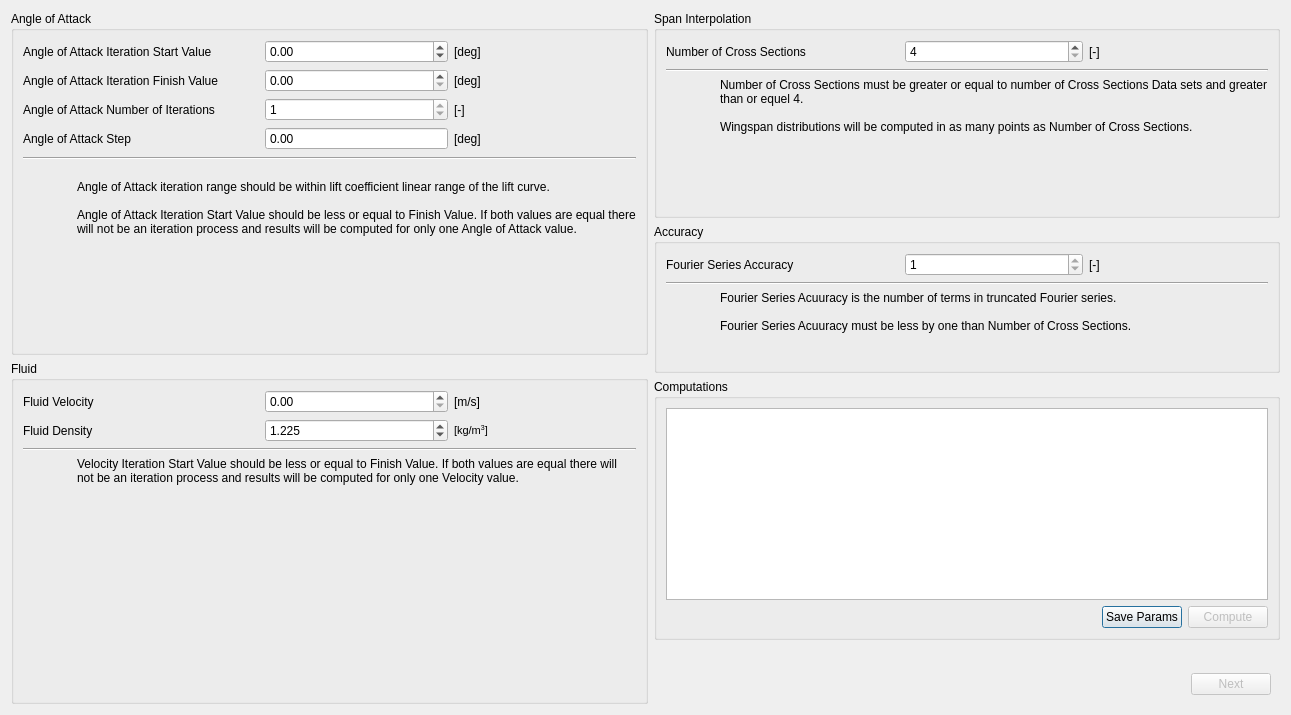
      <widget class="QWidget" name="tabParameters">
       <attribute name="title">
        <string>Parameters</string>
       </attribute>
       <layout class="QGridLayout" name="gridLayout_21">
        <item row="0" column="0">
         <layout class="QVBoxLayout" name="verticalLayout_2">
          <item>
           <widget class="QGroupBox" name="groupAngleOfAttack">
            <property name="title">
             <string>Angle of Attack</string>
            </property>
            <layout class="QGridLayout" name="gridLayout_11">
             <item row="0" column="0" rowspan="2" colspan="2">
              <layout class="QGridLayout" name="gridLayout_10">
               <item row="0" column="0" colspan="2">
                <widget class="QLabel" name="label_19">
                 <property name="text">
                  <string>Angle of Attack Iteration Start Value</string>
                 </property>
                 <property name="buddy">
                  <cstring>spinAngleStart</cstring>
                 </property>
                </widget>
               </item>
               <item row="0" column="2">
                <widget class="QDoubleSpinBox" name="spinAngleStart">
                 <property name="minimum">
                  <double>-30.000000000000000</double>
                 </property>
                 <property name="maximum">
                  <double>30.000000000000000</double>
                 </property>
                </widget>
               </item>
               <item row="0" column="3">
                <widget class="QLabel" name="label_20">
                 <property name="text">
                  <string>[deg]</string>
                 </property>
                </widget>
               </item>
               <item row="1" column="0" colspan="2">
                <widget class="QLabel" name="label_21">
                 <property name="text">
                  <string>Angle of Attack Iteration Finish Value</string>
                 </property>
                 <property name="buddy">
                  <cstring>spinAngleFinish</cstring>
                 </property>
                </widget>
               </item>
               <item row="1" column="2">
                <widget class="QDoubleSpinBox" name="spinAngleFinish">
                 <property name="minimum">
                  <double>0.000000000000000</double>
                 </property>
                 <property name="maximum">
                  <double>30.000000000000000</double>
                 </property>
                </widget>
               </item>
               <item row="1" column="3">
                <widget class="QLabel" name="label_22">
                 <property name="text">
                  <string>[deg]</string>
                 </property>
                </widget>
               </item>
               <item row="2" column="0" colspan="2">
                <widget class="QLabel" name="label_23">
                 <property name="text">
                  <string>Angle of Attack Number of Iterations</string>
                 </property>
                 <property name="buddy">
                  <cstring>spinAngleIter</cstring>
                 </property>
                </widget>
               </item>
               <item row="2" column="2">
                <widget class="QSpinBox" name="spinAngleIter">
                 <property name="minimum">
                  <number>1</number>
                 </property>
                 <property name="maximum">
                  <number>1</number>
                 </property>
                </widget>
               </item>
               <item row="2" column="3">
                <widget class="QLabel" name="label_24">
                 <property name="text">
                  <string>[-]</string>
                 </property>
                </widget>
               </item>
               <item row="3" column="0" colspan="2">
                <widget class="QLabel" name="label_25">
                 <property name="text">
                  <string>Angle of Attack Step</string>
                 </property>
                 <property name="buddy">
                  <cstring>spinAngleStep</cstring>
                 </property>
                </widget>
               </item>
               <item row="3" column="2">
                <widget class="QDoubleSpinBox" name="spinAngleStep">
                 <property name="readOnly">
                  <bool>true</bool>
                 </property>
                 <property name="buttonSymbols">
                  <enum>QAbstractSpinBox::NoButtons</enum>
                 </property>
                </widget>
               </item>
               <item row="3" column="3">
                <widget class="QLabel" name="label_26">
                 <property name="text">
                  <string>[deg]</string>
                 </property>
                </widget>
               </item>
               <item row="4" column="0" rowspan="2" colspan="4">
                <widget class="Line" name="line_3">
                 <property name="orientation">
                  <enum>Qt::Horizontal</enum>
                 </property>
                </widget>
               </item>
               <item row="5" column="1" rowspan="3" colspan="3">
                <widget class="QLabel" name="label_28">
                 <property name="text">
                  <string>Angle of Attack iteration range should be within lift coefficient linear range of the lift curve.

Angle of Attack Iteration Start Value should be less or equal to Finish Value. If both values are equal there will not be an iteration process and results will be computed for only one Angle of Attack value.</string>
                 </property>
                 <property name="wordWrap">
                  <bool>true</bool>
                 </property>
                </widget>
               </item>
               <item row="6" column="0">
                <widget class="QLabel" name="label_27">
                 <property name="minimumSize">
                  <size>
                   <width>48</width>
                   <height>48</height>
                  </size>
                 </property>
                 <property name="maximumSize">
                  <size>
                   <width>48</width>
                   <height>48</height>
                  </size>
                 </property>
                 <property name="text">
                  <string/>
                 </property>
                 <property name="pixmap">
                  <pixmap resource="../res/bsc.qrc">:/png/dialog-info.png</pixmap>
                 </property>
                </widget>
               </item>
               <item row="7" column="0">
                <spacer name="verticalSpacer_5">
                 <property name="orientation">
                  <enum>Qt::Vertical</enum>
                 </property>
                 <property name="sizeHint" stdset="0">
                  <size>
                   <width>20</width>
                   <height>38</height>
                  </size>
                 </property>
                </spacer>
               </item>
              </layout>
             </item>
             <item row="2" column="0" colspan="2">
              <spacer name="verticalSpacer_4">
               <property name="orientation">
                <enum>Qt::Vertical</enum>
               </property>
               <property name="sizeHint" stdset="0">
                <size>
                 <width>20</width>
                 <height>40</height>
                </size>
               </property>
              </spacer>
             </item>
            </layout>
           </widget>
          </item>
          <item>
           <widget class="QGroupBox" name="groupFluid">
            <property name="title">
             <string>Fluid</string>
            </property>
            <layout class="QGridLayout" name="gridLayout_13">
             <item row="0" column="0">
              <layout class="QGridLayout" name="gridLayout_12">
               <item row="0" column="0" colspan="2">
                <widget class="QLabel" name="label_29">
                 <property name="text">
                  <string>Fluid Velocity</string>
                 </property>
                 <property name="buddy">
                  <cstring>spinFluidVelocity</cstring>
                 </property>
                </widget>
               </item>
               <item row="0" column="2">
                <widget class="QDoubleSpinBox" name="spinFluidVelocity">
                 <property name="maximum">
                  <double>300.000000000000000</double>
                 </property>
                </widget>
               </item>
               <item row="0" column="3">
                <widget class="QLabel" name="label_30">
                 <property name="text">
                  <string>[m/s]</string>
                 </property>
                </widget>
               </item>
               <item row="1" column="0" colspan="2">
                <widget class="QLabel" name="label_31">
                 <property name="text">
                  <string>Fluid Density</string>
                 </property>
                 <property name="buddy">
                  <cstring>spinFluidDensity</cstring>
                 </property>
                </widget>
               </item>
               <item row="1" column="2">
                <widget class="QDoubleSpinBox" name="spinFluidDensity">
                 <property name="decimals">
                  <number>3</number>
                 </property>
                 <property name="maximum">
                  <double>20.000000000000000</double>
                 </property>
                 <property name="value">
                  <double>1.225000000000000</double>
                 </property>
                </widget>
               </item>
               <item row="1" column="3">
                <widget class="QLabel" name="label_32">
                 <property name="text">
                  <string>&lt;!DOCTYPE HTML PUBLIC &quot;-//W3C//DTD HTML 4.0//EN&quot; &quot;http://www.w3.org/TR/REC-html40/strict.dtd&quot;&gt;
&lt;html&gt;&lt;head&gt;&lt;meta name=&quot;qrichtext&quot; content=&quot;1&quot; /&gt;&lt;style type=&quot;text/css&quot;&gt;
p, li { white-space: pre-wrap; }
&lt;/style&gt;&lt;/head&gt;&lt;body style=&quot; font-family:'MS Shell Dlg 2'; font-size:8.25pt; font-weight:400; font-style:normal;&quot;&gt;
&lt;p style=&quot; margin-top:0px; margin-bottom:0px; margin-left:0px; margin-right:0px; -qt-block-indent:0; text-indent:0px;&quot;&gt;&lt;span style=&quot; font-size:8pt;&quot;&gt;[kg/m&lt;/span&gt;&lt;span style=&quot; font-size:8pt; vertical-align:super;&quot;&gt;3&lt;/span&gt;&lt;span style=&quot; font-size:8pt;&quot;&gt;]&lt;/span&gt;&lt;/p&gt;&lt;/body&gt;&lt;/html&gt;</string>
                 </property>
                </widget>
               </item>
               <item row="2" column="0" colspan="4">
                <widget class="Line" name="line_4">
                 <property name="orientation">
                  <enum>Qt::Horizontal</enum>
                 </property>
                </widget>
               </item>
               <item row="3" column="0">
                <widget class="QLabel" name="label_33">
                 <property name="minimumSize">
                  <size>
                   <width>48</width>
                   <height>48</height>
                  </size>
                 </property>
                 <property name="maximumSize">
                  <size>
                   <width>48</width>
                   <height>48</height>
                  </size>
                 </property>
                 <property name="text">
                  <string/>
                 </property>
                 <property name="pixmap">
                  <pixmap resource="../res/bsc.qrc">:/png/dialog-info.png</pixmap>
                 </property>
                </widget>
               </item>
               <item row="3" column="1" rowspan="2" colspan="3">
                <widget class="QLabel" name="label_34">
                 <property name="text">
                  <string>Velocity Iteration Start Value should be less or equal to Finish Value. If both values are equal there will not be an iteration process and results will be computed for only one Velocity value.</string>
                 </property>
                 <property name="alignment">
                  <set>Qt::AlignLeading|Qt::AlignLeft|Qt::AlignTop</set>
                 </property>
                 <property name="wordWrap">
                  <bool>true</bool>
                 </property>
                </widget>
               </item>
               <item row="4" column="0">
                <spacer name="verticalSpacer_6">
                 <property name="orientation">
                  <enum>Qt::Vertical</enum>
                 </property>
                 <property name="sizeHint" stdset="0">
                  <size>
                   <width>20</width>
                   <height>13</height>
                  </size>
                 </property>
                </spacer>
               </item>
              </layout>
             </item>
             <item row="1" column="0">
              <spacer name="verticalSpacer_8">
               <property name="orientation">
                <enum>Qt::Vertical</enum>
               </property>
               <property name="sizeHint" stdset="0">
                <size>
                 <width>20</width>
                 <height>40</height>
                </size>
               </property>
              </spacer>
             </item>
            </layout>
           </widget>
          </item>
         </layout>
        </item>
        <item row="0" column="1">
         <layout class="QVBoxLayout" name="verticalLayout_3">
          <item>
           <widget class="QGroupBox" name="groupSpanInterpolation">
            <property name="title">
             <string>Span Interpolation</string>
            </property>
            <layout class="QGridLayout" name="gridLayout_15">
             <item row="0" column="0">
              <layout class="QGridLayout" name="gridLayout_14">
               <item row="0" column="0" colspan="2">
                <widget class="QLabel" name="label_35">
                 <property name="text">
                  <string>Number of Cross Sections</string>
                 </property>
                 <property name="buddy">
                  <cstring>spinInterSections</cstring>
                 </property>
                </widget>
               </item>
               <item row="0" column="2">
                <widget class="QSpinBox" name="spinInterSections">
                 <property name="minimum">
                  <number>4</number>
                 </property>
                 <property name="maximum">
                  <number>99</number>
                 </property>
                </widget>
               </item>
               <item row="0" column="3">
                <widget class="QLabel" name="label_36">
                 <property name="text">
                  <string>[-]</string>
                 </property>
                </widget>
               </item>
               <item row="1" column="0" colspan="4">
                <widget class="Line" name="line_5">
                 <property name="orientation">
                  <enum>Qt::Horizontal</enum>
                 </property>
                </widget>
               </item>
               <item row="2" column="0">
                <widget class="QLabel" name="label_37">
                 <property name="minimumSize">
                  <size>
                   <width>48</width>
                   <height>48</height>
                  </size>
                 </property>
                 <property name="maximumSize">
                  <size>
                   <width>48</width>
                   <height>48</height>
                  </size>
                 </property>
                 <property name="text">
                  <string/>
                 </property>
                 <property name="pixmap">
                  <pixmap resource="../res/bsc.qrc">:/png/dialog-info.png</pixmap>
                 </property>
                </widget>
               </item>
               <item row="2" column="1" rowspan="2" colspan="3">
                <widget class="QLabel" name="label_38">
                 <property name="text">
                  <string>Number of Cross Sections must be greater or equal to number of Cross Sections Data sets and greater than or equel 4.

Wingspan distributions will be computed in as many points as Number of Cross Sections.</string>
                 </property>
                 <property name="alignment">
                  <set>Qt::AlignLeading|Qt::AlignLeft|Qt::AlignTop</set>
                 </property>
                 <property name="wordWrap">
                  <bool>true</bool>
                 </property>
                </widget>
               </item>
               <item row="3" column="0">
                <spacer name="verticalSpacer_7">
                 <property name="orientation">
                  <enum>Qt::Vertical</enum>
                 </property>
                 <property name="sizeHint" stdset="0">
                  <size>
                   <width>20</width>
                   <height>40</height>
                  </size>
                 </property>
                </spacer>
               </item>
              </layout>
             </item>
             <item row="1" column="0">
              <spacer name="verticalSpacer_9">
               <property name="orientation">
                <enum>Qt::Vertical</enum>
               </property>
               <property name="sizeHint" stdset="0">
                <size>
                 <width>20</width>
                 <height>40</height>
                </size>
               </property>
              </spacer>
             </item>
            </layout>
           </widget>
          </item>
          <item>
           <widget class="QGroupBox" name="groupComputations">
            <property name="title">
             <string>Accuracy</string>
            </property>
            <layout class="QGridLayout" name="gridLayout_17">
             <item row="0" column="0">
              <layout class="QGridLayout" name="gridLayout_16">
               <item row="0" column="0" colspan="2">
                <widget class="QLabel" name="label_39">
                 <property name="text">
                  <string>Fourier Series Accuracy</string>
                 </property>
                 <property name="buddy">
                  <cstring>spinFourierAccuracy</cstring>
                 </property>
                </widget>
               </item>
               <item row="0" column="2">
                <widget class="QSpinBox" name="spinFourierAccuracy">
                 <property name="minimum">
                  <number>1</number>
                 </property>
                 <property name="maximum">
                  <number>1</number>
                 </property>
                </widget>
               </item>
               <item row="0" column="3">
                <widget class="QLabel" name="label_40">
                 <property name="text">
                  <string>[-]</string>
                 </property>
                </widget>
               </item>
               <item row="1" column="0" colspan="4">
                <widget class="Line" name="line_6">
                 <property name="orientation">
                  <enum>Qt::Horizontal</enum>
                 </property>
                </widget>
               </item>
               <item row="2" column="0">
                <widget class="QLabel" name="label_41">
                 <property name="minimumSize">
                  <size>
                   <width>48</width>
                   <height>48</height>
                  </size>
                 </property>
                 <property name="maximumSize">
                  <size>
                   <width>48</width>
                   <height>48</height>
                  </size>
                 </property>
                 <property name="text">
                  <string/>
                 </property>
                 <property name="pixmap">
                  <pixmap resource="../res/bsc.qrc">:/png/dialog-info.png</pixmap>
                 </property>
                </widget>
               </item>
               <item row="2" column="1" rowspan="2" colspan="3">
                <widget class="QLabel" name="label_42">
                 <property name="text">
                  <string>Fourier Series Acuuracy is the number of terms in truncated Fourier series.

Fourier Series Acuuracy must be less by one than Number of Cross Sections.</string>
                 </property>
                 <property name="alignment">
                  <set>Qt::AlignLeading|Qt::AlignLeft|Qt::AlignTop</set>
                 </property>
                 <property name="wordWrap">
                  <bool>true</bool>
                 </property>
                </widget>
               </item>
               <item row="3" column="0">
                <spacer name="verticalSpacer_10">
                 <property name="orientation">
                  <enum>Qt::Vertical</enum>
                 </property>
                 <property name="sizeHint" stdset="0">
                  <size>
                   <width>20</width>
                   <height>18</height>
                  </size>
                 </property>
                </spacer>
               </item>
              </layout>
             </item>
            </layout>
           </widget>
          </item>
          <item>
           <widget class="QGroupBox" name="groupAccuracy">
            <property name="title">
             <string>Computations</string>
            </property>
            <layout class="QGridLayout" name="gridLayout_19">
             <item row="0" column="0">
              <layout class="QGridLayout" name="gridLayout_18">
               <item row="0" column="0" colspan="3">
                <widget class="QTextEdit" name="textReports">
                 <property name="readOnly">
                  <bool>true</bool>
                 </property>
                 <property name="html">
                  <string notr="true">&lt;!DOCTYPE HTML PUBLIC &quot;-//W3C//DTD HTML 4.0//EN&quot; &quot;http://www.w3.org/TR/REC-html40/strict.dtd&quot;&gt;
&lt;html&gt;&lt;head&gt;&lt;meta name=&quot;qrichtext&quot; content=&quot;1&quot; /&gt;&lt;style type=&quot;text/css&quot;&gt;
p, li { white-space: pre-wrap; }
&lt;/style&gt;&lt;/head&gt;&lt;body style=&quot; font-family:'Sans'; font-size:10pt; font-weight:400; font-style:normal;&quot;&gt;
&lt;p style=&quot;-qt-paragraph-type:empty; margin-top:0px; margin-bottom:0px; margin-left:0px; margin-right:0px; -qt-block-indent:0; text-indent:0px; font-family:'MS Shell Dlg 2'; font-size:8pt;&quot;&gt;&lt;/p&gt;&lt;/body&gt;&lt;/html&gt;</string>
                 </property>
                 <property name="acceptRichText">
                  <bool>false</bool>
                 </property>
                </widget>
               </item>
               <item row="1" column="0">
                <spacer name="horizontalSpacer_2">
                 <property name="orientation">
                  <enum>Qt::Horizontal</enum>
                 </property>
                 <property name="sizeHint" stdset="0">
                  <size>
                   <width>40</width>
                   <height>20</height>
                  </size>
                 </property>
                </spacer>
               </item>
               <item row="1" column="1">
                <widget class="QPushButton" name="buttonSaveParams">
                 <property name="text">
                  <string>Save Params</string>
                 </property>
                 <property name="autoRepeat">
                  <bool>false</bool>
                 </property>
                 <property name="default">
                  <bool>true</bool>
                 </property>
                </widget>
               </item>
               <item row="1" column="2">
                <widget class="QPushButton" name="buttonCompute">
                 <property name="enabled">
                  <bool>false</bool>
                 </property>
                 <property name="text">
                  <string>Compute</string>
                 </property>
                 <property name="autoRepeat">
                  <bool>false</bool>
                 </property>
                 <property name="default">
                  <bool>true</bool>
                 </property>
                </widget>
               </item>
              </layout>
             </item>
            </layout>
           </widget>
          </item>
          <item>
           <widget class="QFrame" name="frame_2">
            <property name="frameShape">
             <enum>QFrame::NoFrame</enum>
            </property>
            <property name="frameShadow">
             <enum>QFrame::Raised</enum>
            </property>
            <layout class="QGridLayout" name="gridLayout_20">
             <item row="0" column="1">
              <spacer name="verticalSpacer_11">
               <property name="orientation">
                <enum>Qt::Vertical</enum>
               </property>
               <property name="sizeHint" stdset="0">
                <size>
                 <width>20</width>
                 <height>18</height>
                </size>
               </property>
              </spacer>
             </item>
             <item row="1" column="0">
              <spacer name="horizontalSpacer_3">
               <property name="orientation">
                <enum>Qt::Horizontal</enum>
               </property>
               <property name="sizeHint" stdset="0">
                <size>
                 <width>321</width>
                 <height>20</height>
                </size>
               </property>
              </spacer>
             </item>
             <item row="1" column="1">
              <widget class="QPushButton" name="buttonNext2">
               <property name="enabled">
                <bool>false</bool>
               </property>
               <property name="text">
                <string>Next</string>
               </property>
               <property name="autoRepeat">
                <bool>false</bool>
               </property>
               <property name="default">
                <bool>true</bool>
               </property>
              </widget>
             </item>
            </layout>
           </widget>
          </item>
         </layout>
        </item>
       </layout>
      </widget>
